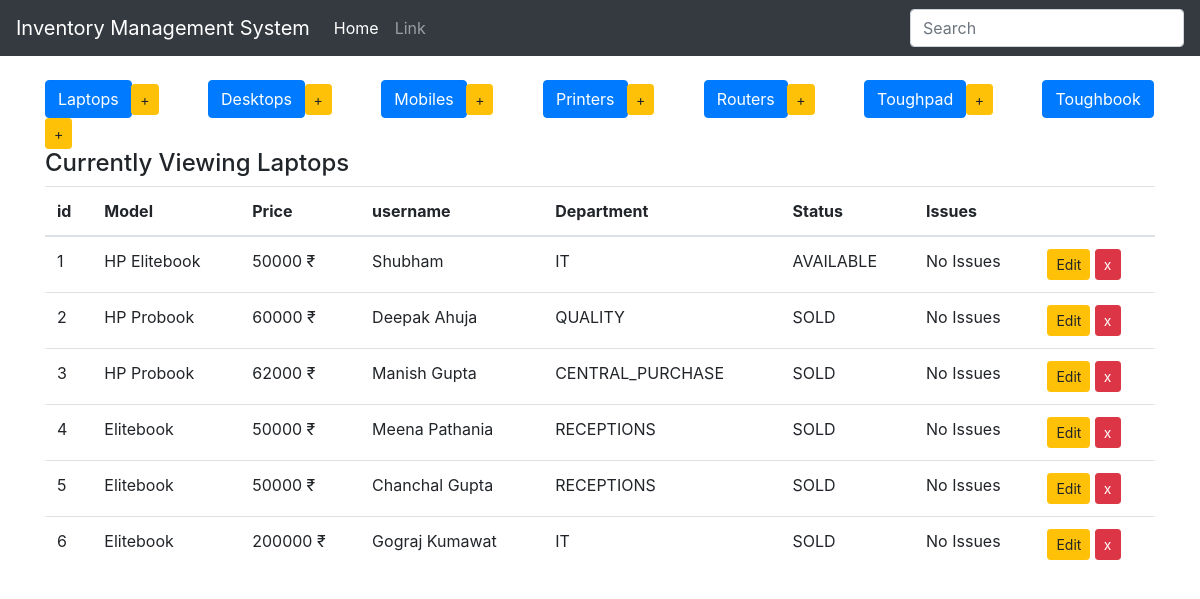
Page /laptops on the committed database.
### inventory/models.py (models this page shows, shortened)
class Device(models.Model):
    type = models.CharField(max_length=200, blank=False)
    price = models.IntegerField()
    user_name = models.CharField(max_length=200) # koi aur model ho users ki to vo bhi daal skte
    choices_department = (
                        ('QUALITY', 'Quality'),
                        ('MAINTENANCE', 'Maintenance'),
                        ('MEP', 'MEP'),
                        ('PROJECTS_CENTER_SERVICES', 'Projects & Center Services'),
                        ('SAFETY', 'Safety'),
                        ('PROGRAM_MANAGEMENT', 'Program Management'),
                        ('FABRICATIONS_OPERATIONS', 'Fabrications Operations'),
                        ('RECEPTIONS', 'Receptions'),
                        ('COMPLIANCE_TEAM', 'Compliance Team'),
                        ('HUMAN_RESOURCE', 'Human Resource'),
                        ('CENTRAL_PURCHASE', 'Central Purchase'),
                        ('FINANCE', 'Finance'),
                        ('NPP', 'NPP'),
                        ('PRODUCTION_ENGINEERING', 'Production Engineering'),
                        ('DESIGN_CENTER', 'Design Center'),
                        ('SERVICE_TEAM', 'Service Team'),
                        ('IT', 'IT'),
                        ('NETWORK', 'Network'),
                        )
    department = models.CharField(max_length=200,choices=choices_department )
    choices = (
        ('AVAILABLE', 'Item ready to be purchased'),
        ('SOLD', 'Item already purchased'),
        ('RESTOCKING', 'Item restocking in few days'),
        ('NOT AVAILABLE','Item currently not available')
    )
    status = models.CharField(max_length=10, choices=choices, default='SOLD')
    issues = models.CharField(max_length=50, default="No Issues")
    class Meta:
        abstract = True

class Laptops(Device):
    pass

### inventory/views.py (the view)
# urls.py: url(r'^laptops$', display_laptops, name="display_laptops"),
def display_laptops(request):
    items = Laptops.objects.all()
    context = {
        'items': items,
        'header': 'Laptops',
    }
    return render(request, 'inv/index.html', context)

### inventory/templates/inv/index.html
{% extends 'inv/base.html' %}
{% load static %}
{% block body %}
<div class="add_buttons">
  <div class="button-group">
    <a href="{% url 'display_laptops' %}" class="btn btn-primary btn-md btn-trim" role="button"> Laptops</a>
    <a href="{% url 'add_laptop' %}" class="btn btn-warning btn-sm btn-pad" role="button"> +</a>
    <a href="{% url 'display_desktops' %}" class="btn btn-primary btn-md btn-trim" role="button"> Desktops</a>
    <a href="{% url 'add_desktop' %}" class="btn btn-warning btn-sm btn-pad" role="button"> +</a>
    <a href="{% url 'display_mobiles' %}" class="btn btn-primary btn-md btn-trim" role="button"> Mobiles</a>
    <a href="{% url 'add_mobile' %}" class="btn btn-warning btn-sm btn-pad" role="button"> +</a>
    <a href="{% url 'display_printers' %}" class="btn btn-primary btn-md btn-trim" role="button"> Printers</a>
    <a href="{% url 'add_printer' %}" class="btn btn-warning btn-sm btn-pad" role="button"> +</a>
    <a href="{% url 'display_routers' %}" class="btn btn-primary btn-md btn-trim" role="button"> Routers</a>
    <a href="{% url 'add_router' %}" class="btn btn-warning btn-sm btn-pad" role="button"> +</a>
    <a href="{% url 'display_toughpad' %}" class="btn btn-primary btn-md btn-trim" role="button"> Toughpad</a>
    <a href="{% url 'add_toughpad' %}" class="btn btn-warning btn-sm btn-pad" role="button"> +</a>
    <a href="{% url 'display_toughbook' %}" class="btn btn-primary btn-md btn-trim" role="button"> Toughbook</a>
    <a href="{% url 'add_toughbook' %}" class="btn btn-warning btn-sm btn-pad" role="button"> +</a>
  </div>
</div>
<div>
  <h4>Currently Viewing {{ header }}</h4>
</div>
<table class="table table-hover">
  <thead>
    <tr>
      <th>id</th>
      <th>Model</th>
      <th>Price</th>
      <th>username</th>
      <th>Department</th>
      <th>Status</th>
      <th>Issues</th>
      <th></th>
    </tr>
  </thead>
  <tbody>
    {% for item in items %}
    <tr>
      <td>{{ item.pk }}</td>
      <td>{{ item.type }}</td>
      <td>{{ item.price }} ₹</td>
      <td>{{ item.user_name }}</td>
      <td>{{ item.department }}</td>
      <td>{{ item.status }}</td>
      <td>{{ item.issues }}</td>
      {% if header|lower == "laptops" %}
      <td>
        <a href="{% url 'edit_laptop' item.pk %}" class="btn btn-warning btn-sm" role="button" aria-pressed="true"> Edit</a>
        <a href="{% url 'delete_laptop' item.pk %}" class="btn btn-danger btn-sm" role="button" aria-pressed="true"> x</a>
      </td>
      {% elif header|lower == "desktops" %}
      <td>
        <a href="{% url 'edit_desktop' item.pk %}" class="btn btn-warning btn-sm" role="button" aria-pressed="true"> Edit</a>
        <a href="{% url 'delete_desktop' item.pk %}" class="btn btn-danger btn-sm" role="button" aria-pressed="true"> x</a>
      </td>
      {% elif header|lower == "mobiles" %}
      <td>
        <a href="{% url 'edit_mobile' item.pk %}" class="btn btn-warning btn-sm" role="button" aria-pressed="true"> Edit</a>
        <a href="{% url 'delete_mobile' item.pk %}" class="btn btn-danger btn-sm" role="button" aria-pressed="true"> x</a>
      </td>
      {% elif header|lower == "printers" %}
      <td>
        <a href="{% url 'edit_printers' item.pk %}" class="btn btn-warning btn-sm" role="button" aria-pressed="true"> Edit</a>
        <a href="{% url 'delete_printer' item.pk %}" class="btn btn-danger btn-sm" role="button" aria-pressed="true"> x</a>
      </td>
      {% elif header|lower == "routers" %}
      <td>
        <a href="{% url 'edit_routers' item.pk %}" class="btn btn-warning btn-sm" role="button" aria-pressed="true"> Edit</a>
        <a href="{% url 'delete_router' item.pk %}" class="btn btn-danger btn-sm" role="button" aria-pressed="true"> x</a>
      </td>
      {% elif header|lower == "toughpad" %}
      <td>
        <a href="{% url 'edit_toughpad' item.pk %}" class="btn btn-warning btn-sm" role="button" aria-pressed="true"> Edit</a>
        <a href="{% url 'delete_toughpad' item.pk %}" class="btn btn-danger btn-sm" role="button" aria-pressed="true"> x</a>
      </td>
      {% elif header|lower == "toughbook" %}
      <td>
        <a href="{% url 'edit_toughbook' item.pk %}" class="btn btn-warning btn-sm" role="button" aria-pressed="true"> Edit</a>
        <a href="{% url 'delete_toughbook' item.pk %}" class="btn btn-danger btn-sm" role="button" aria-pressed="true"> x</a>
      </td>
      {% endif %}
    </tr>
    {% endfor %}
  </tbody>
</table>
{% endblock %}

### inventory/static/css/style.css (style rules this page uses)
.btn-pad { margin-right: 45px; }
.btn-trim { margin-right: -5px }

### rows in the picture
Laptops: pk "1", type "HP Elitebook", price "50000", user_name "Shubham", department "IT", status "AVAILABLE", issues "No Issues"
Laptops: pk "2", type "HP Probook", price "60000", user_name "Deepak Ahuja", department "QUALITY", status "SOLD", issues "No Issues"
Laptops: pk "3", type "HP Probook", price "62000", user_name "Manish Gupta", department "CENTRAL_PURCHASE", status "SOLD", issues "No Issues"
Laptops: pk "4", type "Elitebook", price "50000", user_name "Meena Pathania", department "RECEPTIONS", status "SOLD", issues "No Issues"
Laptops: pk "5", type "Elitebook", price "50000", user_name "Chanchal Gupta", department "RECEPTIONS", status "SOLD", issues "No Issues"
Laptops: pk "6", type "Elitebook", price "200000", user_name "Gograj Kumawat", department "IT", status "SOLD", issues "No Issues"

### other values in the picture
{{ header }} "Laptops"
